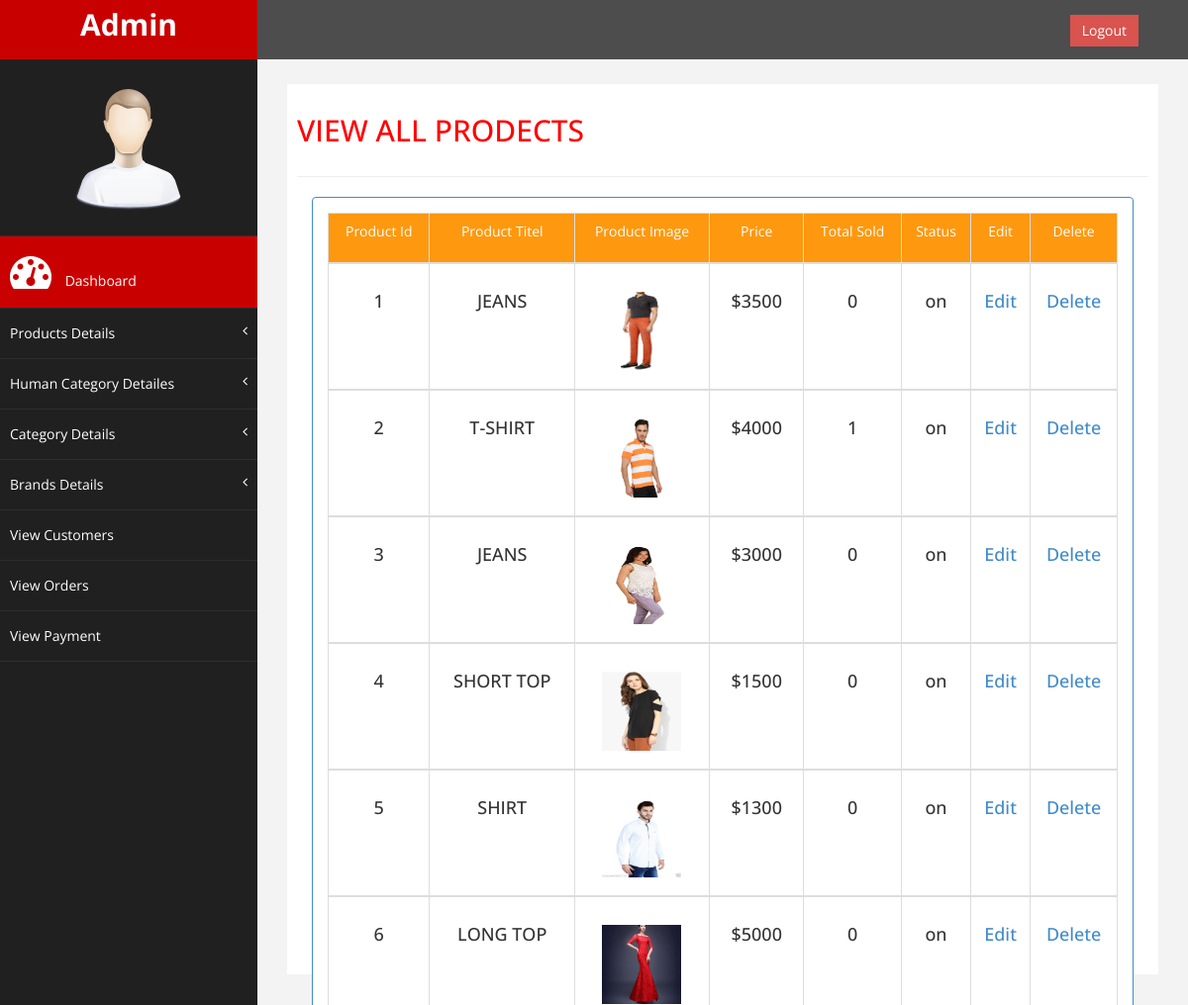
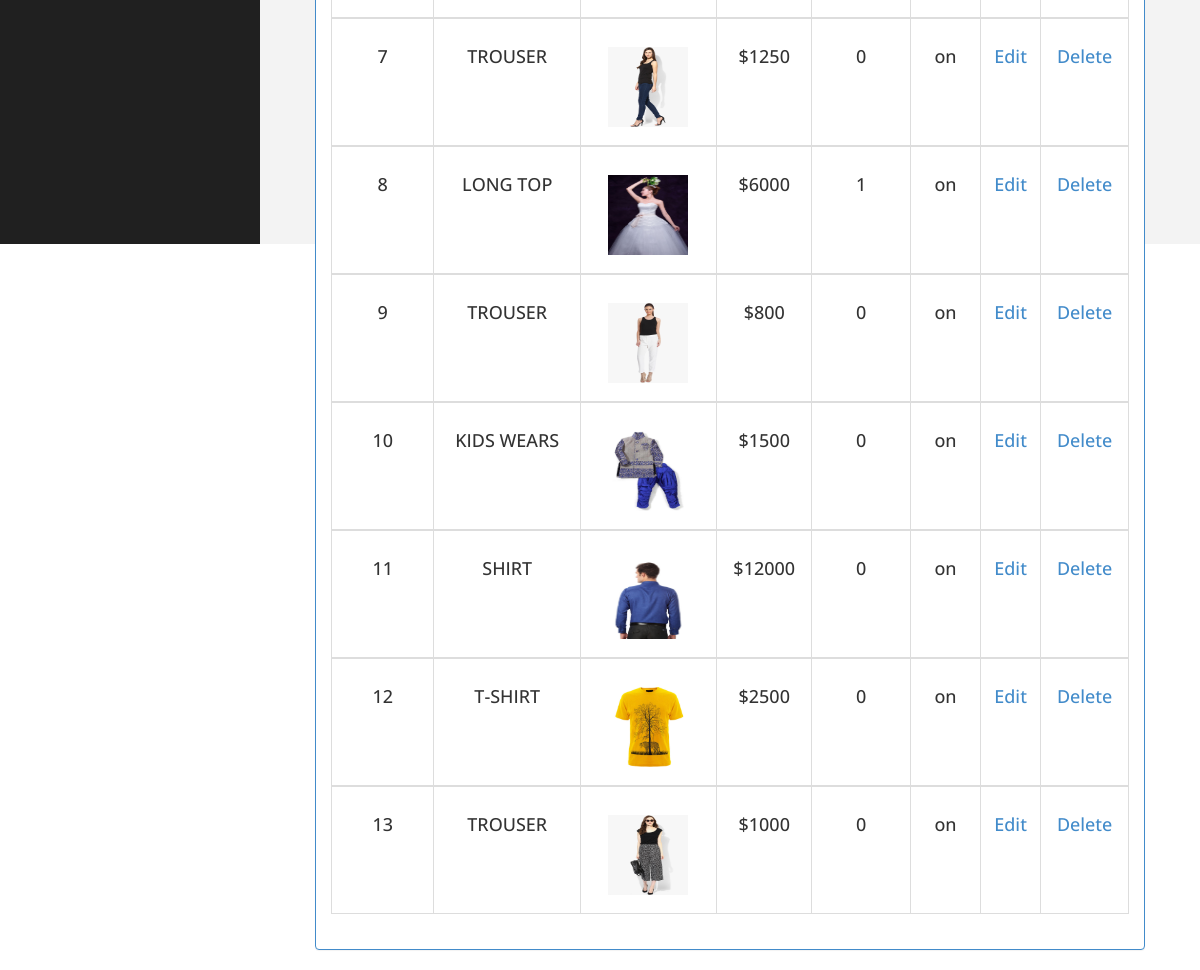
The app's page /admin_area/admin.php?views_products (signed in) with its own data (2 pictures, top to bottom).
### tables this page shows
CREATE TABLE `product` (
  `pro_id` int(10) NOT NULL,
  `pro_hum` int(10) NOT NULL,
  `pro_cat` int(10) NOT NULL,
  `pro_brand` int(10) NOT NULL,
  `date` timestamp NOT NULL DEFAULT CURRENT_TIMESTAMP ON UPDATE CURRENT_TIMESTAMP,
  `pro_title` text NOT NULL,
  `pro_img1` text NOT NULL,
  `pro_img2` text NOT NULL,
  `pro_img3` text NOT NULL,
  `pro_price` int(10) NOT NULL,
  `pro_desc` text NOT NULL,
  `status` text NOT NULL,
  `pro_keyword` text NOT NULL
);

### admin_area/views_products.php (the view, shortened to what this page needs)
 <?php
include_once('includes/db_connection.php');
?>
 <div class="row">
                    <div class="col-md-12">
                     <h2>VIEW ALL PRODECTS</h2>
                    </div>
                </div>
                  <hr />
				  <div class="col-md-12">
                    <div class="panel panel-primary">
                        <div class="panel-body">
						 <form action="" method="POST" enctype="multipart/form-data" width="400px" class="success"  >
		  <div class="table table-responsive table-hover" >
		  <table class="table table-bordered">
					<thead class=" info text-info ">
						<tr class="cart_menu text-center" style="background:#FE980F;color:#fff;height:50px">
							<td >Product Id</td>
							<td >Product Titel</td>
							<td >Product Image</td>
							<td >Price</td>
							<td >Total Sold</td>
							<td >Status </td>
							<td >Edit</td>
							<td >Delete</td>
						</tr>
					</thead>
					<?php
					 $i=0;
					   $get_product= "SELECT * FROM `product`";
					   $query = mysqli_query($con,$get_product);
					   while($view_row= mysqli_fetch_array($query)){
						   $product_title =$view_row['pro_title'];
						   $product_img1 =$view_row['pro_img1'];
						   $product_price =$view_row['pro_price'];
						   $status =$view_row['status'];
						   $product_id =$view_row['pro_id'];
						   $i++;
		?>
					<tbody >
						<tr class=" text-center">
							<td>
								<h4><?php echo $i;?></h4>
							</td>
							<td>
								<h4><?php echo $product_title;?></h4>
							</td>
							<td>
								<p><img src="product_images/<?php echo $product_img1?>" style="width:80px;height:80px"/></p>
							</td>
							<td>
									<h4>$<?php echo $product_price?></h4>
							</td>
							<td ><h4><?php
							$get_sold ="SELECT * FROM `pandding_order` WHERE product_id='$product_id'";
							$run_sold=mysqli_query($con,$get_sold);
							$count = mysqli_num_rows($run_sold);
							echo $count;
							?></h4></td>
							<td ><h4><?php echo $status ?></h4> </td>
							<td ><h4><a href="admin.php?edit_products=<?php echo $product_id;?>">Edit</a></h4></td>
							<td ><h4><a href="admin.php?delete_products=<?php echo $product_id;?>">Delete</a></h4></td>
							</tr>
						<?php }?>
					</tbody>
				</table>
				</div>
		  </form>
                         </div>
                    </div>
					 </div>

### admin_area/assets/css/custom.css (style rules this page uses)
body { font-family: 'Open Sans', sans-serif; }
.text-center { text-align:center; }
h2 { color: #f00; }
h4 { padding-top:10px; }
p { font-size:16px; line-height:25px; padding-top:20px; }

### records on screen
product: pro_title "JEANS", pro_img1 (picture), pro_price "3500", count "0", status "on"
product: pro_title "T-SHIRT", pro_img1 (picture), pro_price "4000", count "1", status "on"
product: pro_title "JEANS", pro_img1 (picture), pro_price "3000", count "0", status "on"
product: pro_title "SHORT TOP", pro_img1 (picture), pro_price "1500", count "0", status "on"
product: pro_title "SHIRT", pro_img1 (picture), pro_price "1300", count "0", status "on"
product: pro_title "LONG TOP", pro_img1 (picture), pro_price "5000", count "0", status "on"
product: pro_title "TROUSER", pro_img1 (picture), pro_price "1250", count "0", status "on"
product: pro_title "LONG TOP", pro_img1 (picture), pro_price "6000", count "1", status "on"
product: pro_title "TROUSER", pro_img1 (picture), pro_price "800", count "0", status "on"
product: pro_title "KIDS WEARS", pro_img1 (picture), pro_price "1500", count "0", status "on"
product: pro_title "SHIRT", pro_img1 (picture), pro_price "12000", count "0", status "on"
product: pro_title "T-SHIRT", pro_img1 (picture), pro_price "2500", count "0", status "on"
product: pro_title "TROUSER", pro_img1 (picture), pro_price "1000", count "0", status "on"
